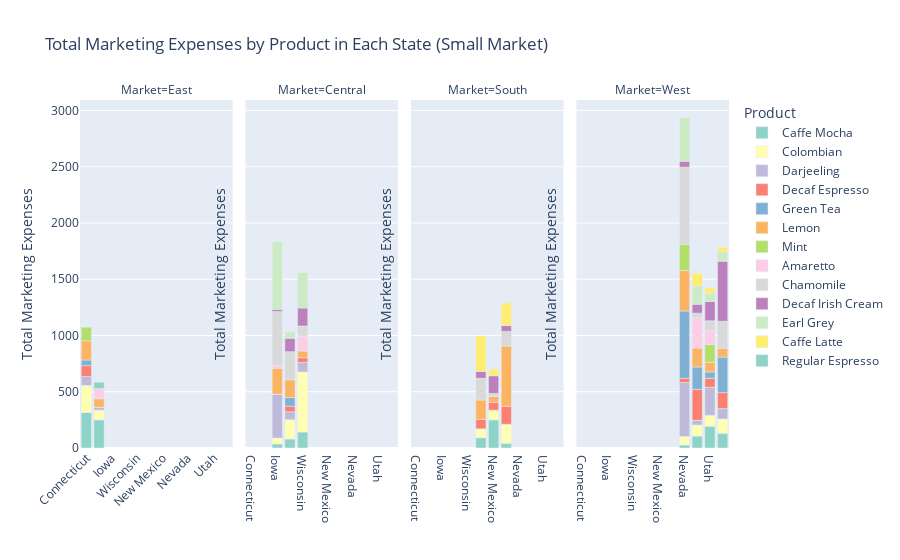

The code cell stored with this chart in its notebook:
### Code cell
# Marketing distribution in small market
small_market = data[data['Market_size'] == 'Small Market']
small_market_summary = small_market.groupby(['State', 'Product', 'Market']).Marketing.sum().reset_index()

fig = px.bar(small_market_summary, x='State', y='Marketing', color='Product', 
             title='Total Marketing Expenses by Product in Each State (Small Market)', 
             labels={'State': 'State', 'Marketing': 'Total Marketing Expenses'},
             color_discrete_sequence=px.colors.qualitative.Set3,
             facet_col='Market')

fig.update_xaxes(categoryorder='array')
fig.update_xaxes(title_text='')
fig.update_yaxes(title_text='Total Marketing Expenses')
fig.update_layout(legend_title_text='Product', xaxis_tickangle=-45)

fig.show()

### Figure 1 — Plotly figure (JSON) as saved in the notebook; plotly's stock layout.template omitted (floating-point values rounded to 4 significant figures)
{"data": [{"alignmentgroup": "True", "hovertemplate": "Product=Caffe Mocha<br>Market=East<br>State=%{x}<br>Total Marketing Expenses=%{y}<extra></extra>", "legendgroup": "Caffe Mocha", "marker": {"color": "rgb(141,211,199)", "pattern": {"shape": ""}}, "name": "Caffe Mocha", "offsetgroup": "Caffe Mocha", "orientation": "v", "showlegend": true, "textposition": "auto", "type": "bar", "x": ["Connecticut", "New Hampshire"], "xaxis": "x", "y": [316, 250], "yaxis": "y"}, {"alignmentgroup": "True", "hovertemplate": "Product=Caffe Mocha<br>Market=Central<br>State=%{x}<br>Total Marketing Expenses=%{y}<extra></extra>", "legendgroup": "Caffe Mocha", "marker": {"color": "rgb(141,211,199)", "pattern": {"shape": ""}}, "name": "Caffe Mocha", "offsetgroup": "Caffe Mocha", "orientation": "v", "showlegend": false, "textposition": "auto", "type": "bar", "x": ["Iowa", "Missouri", "Wisconsin"], "xaxis": "x2", "y": [36, 80, 142], "yaxis": "y2"}, {"alignmentgroup": "True", "hovertemplate": "Product=Caffe Mocha<br>Market=South<br>State=%{x}<br>Total Marketing Expenses=%{y}<extra></extra>", "legendgroup": "Caffe Mocha", "marker": {"color": "rgb(141,211,199)", "pattern": {"shape": ""}}, "name": "Caffe Mocha", "offsetgroup": "Caffe Mocha", "orientation": "v", "showlegend": false, "textposition": "auto", "type": "bar", "x": ["Louisiana", "New Mexico", "Oklahoma"], "xaxis": "x3", "y": [92, 250, 42], "yaxis": "y3"}, {"alignmentgroup": "True", "hovertemplate": "Product=Caffe Mocha<br>Market=West<br>State=%{x}<br>Total Marketing Expenses=%{y}<extra></extra>", "legendgroup": "Caffe Mocha", "marker": {"color": "rgb(141,211,199)", "pattern": {"shape": ""}}, "name": "Caffe Mocha", "offsetgroup": "Caffe Mocha", "orientation": "v", "showlegend": false, "textposition": "auto", "type": "bar", "x": ["Nevada", "Oregon", "Utah", "Washington"], "xaxis": "x4", "y": [26, 106, 194, 130], "yaxis": "y4"}, {"alignmentgroup": "True", "hovertemplate": "Product=Colombian<br>Market=East<br>State=%{x}<br>Total Marketing Expenses=%{y}<extra></extra>", "legendgroup": "Colombian", "marker": {"color": "rgb(255,255,179)", "pattern": {"shape": ""}}, "name": "Colombian", "offsetgroup": "Colombian", "orientation": "v", "showlegend": true, "textposition": "auto", "type": "bar", "x": ["Connecticut", "New Hampshire"], "xaxis": "x", "y": [240, 86], "yaxis": "y"}, {"alignmentgroup": "True", "hovertemplate": "Product=Colombian<br>Market=Central<br>State=%{x}<br>Total Marketing Expenses=%{y}<extra></extra>", "legendgroup": "Colombian", "marker": {"color": "rgb(255,255,179)", "pattern": {"shape": ""}}, "name": "Colombian", "offsetgroup": "Colombian", "orientation": "v", "showlegend": false, "textposition": "auto", "type": "bar", "x": ["Iowa", "Missouri", "Wisconsin"], "xaxis": "x2", "y": [52, 172, 534], "yaxis": "y2"}, {"alignmentgroup": "True", "hovertemplate": "Product=Colombian<br>Market=South<br>State=%{x}<br>Total Marketing Expenses=%{y}<extra></extra>", "legendgroup": "Colombian", "marker": {"color": "rgb(255,255,179)", "pattern": {"shape": ""}}, "name": "Colombian", "offsetgroup": "Colombian", "orientation": "v", "showlegend": false, "textposition": "auto", "type": "bar", "x": ["Louisiana", "New Mexico", "Oklahoma"], "xaxis": "x3", "y": [78, 86, 168], "yaxis": "y3"}, {"alignmentgroup": "True", "hovertemplate": "Product=Colombian<br>Market=West<br>State=%{x}<br>Total Marketing Expenses=%{y}<extra></extra>", "legendgroup": "Colombian", "marker": {"color": "rgb(255,255,179)", "pattern": {"shape": ""}}, "name": "Colombian", "offsetgroup": "Colombian", "orientation": "v", "showlegend": false, "textposition": "auto", "type": "bar", "x": ["Nevada", "Oregon", "Utah", "Washington"], "xaxis": "x4", "y": [76, 98, 96, 128], "yaxis": "y4"}, {"alignmentgroup": "True", "hovertemplate": "Product=Darjeeling<br>Market=East<br>State=%{x}<br>Total Marketing Expenses=%{y}<extra></extra>", "legendgroup": "Darjeeling", "marker": {"color": "rgb(190,186,218)", "pattern": {"shape": ""}}, "name": "Darjeeling", "offsetgroup": "Darjeeling", "orientation": "v", "showlegend": true, "textposition": "auto", "type": "bar", "x": ["Connecticut", "New Hampshire"], "xaxis": "x", "y": [80, 26], "yaxis": "y"}, {"alignmentgroup": "True", "hovertemplate": "Product=Darjeeling<br>Market=Central<br>State=%{x}<br>Total Marketing Expenses=%{y}<extra></extra>", "legendgroup": "Darjeeling", "marker": {"color": "rgb(190,186,218)", "pattern": {"shape": ""}}, "name": "Darjeeling", "offsetgroup": "Darjeeling", "orientation": "v", "showlegend": false, "textposition": "auto", "type": "bar", "x": ["Iowa", "Missouri", "Wisconsin"], "xaxis": "x2", "y": [390, 70, 84], "yaxis": "y2"}, {"alignmentgroup": "True", "hovertemplate": "Product=Darjeeling<br>Market=West<br>State=%{x}<br>Total Marketing Expenses=%{y}<extra></extra>", "legendgroup": "Darjeeling", "marker": {"color": "rgb(190,186,218)", "pattern": {"shape": ""}}, "name": "Darjeeling", "offsetgroup": "Darjeeling", "orientation": "v", "showlegend": false, "textposition": "auto", "type": "bar", "x": ["Nevada", "Oregon", "Utah", "Washington"], "xaxis": "x4", "y": [480, 42, 250, 92], "yaxis": "y4"}, {"alignmentgroup": "True", "hovertemplate": "Product=Decaf Espresso<br>Market=East<br>State=%{x}<br>Total Marketing Expenses=%{y}<extra></extra>", "legendgroup": "Decaf Espresso", "marker": {"color": "rgb(251,128,114)", "pattern": {"shape": ""}}, "name": "Decaf Espresso", "offsetgroup": "Decaf Espresso", "orientation": "v", "showlegend": true, "textposition": "auto", "type": "bar", "x": ["Connecticut"], "xaxis": "x", "y": [96], "yaxis": "y"}, {"alignmentgroup": "True", "hovertemplate": "Product=Decaf Espresso<br>Market=Central<br>State=%{x}<br>Total Marketing Expenses=%{y}<extra></extra>", "legendgroup": "Decaf Espresso", "marker": {"color": "rgb(251,128,114)", "pattern": {"shape": ""}}, "name": "Decaf Espresso", "offsetgroup": "Decaf Espresso", "orientation": "v", "showlegend": false, "textposition": "auto", "type": "bar", "x": ["Iowa", "Missouri", "Wisconsin"], "xaxis": "x2", "y": [0, 50, 42], "yaxis": "y2"}, {"alignmentgroup": "True", "hovertemplate": "Product=Decaf Espresso<br>Market=South<br>State=%{x}<br>Total Marketing Expenses=%{y}<extra></extra>", "legendgroup": "Decaf Espresso", "marker": {"color": "rgb(251,128,114)", "pattern": {"shape": ""}}, "name": "Decaf Espresso", "offsetgroup": "Decaf Espresso", "orientation": "v", "showlegend": false, "textposition": "auto", "type": "bar", "x": ["Louisiana", "New Mexico", "Oklahoma"], "xaxis": "x3", "y": [84, 70, 162], "yaxis": "y3"}, {"alignmentgroup": "True", "hovertemplate": "Product=Decaf Espresso<br>Market=West<br>State=%{x}<br>Total Marketing Expenses=%{y}<extra></extra>", "legendgroup": "Decaf Espresso", "marker": {"color": "rgb(251,128,114)", "pattern": {"shape": ""}}, "name": "Decaf Espresso", "offsetgroup": "Decaf Espresso", "orientation": "v", "showlegend": false, "textposition": "auto", "type": "bar", "x": ["Nevada", "Oregon", "Utah", "Washington"], "xaxis": "x4", "y": [36, 274, 80, 142], "yaxis": "y4"}, {"alignmentgroup": "True", "hovertemplate": "Product=Green Tea<br>Market=East<br>State=%{x}<br>Total Marketing Expenses=%{y}<extra></extra>", "legendgroup": "Green Tea", "marker": {"color": "rgb(128,177,211)", "pattern": {"shape": ""}}, "name": "Green Tea", "offsetgroup": "Green Tea", "orientation": "v", "showlegend": true, "textposition": "auto", "type": "bar", "x": ["Connecticut", "New Hampshire"], "xaxis": "x", "y": [50, 0], "yaxis": "y"}, {"alignmentgroup": "True", "hovertemplate": "Product=Green Tea<br>Market=Central<br>State=%{x}<br>Total Marketing Expenses=%{y}<extra></extra>", "legendgroup": "Green Tea", "marker": {"color": "rgb(128,177,211)", "pattern": {"shape": ""}}, "name": "Green Tea", "offsetgroup": "Green Tea", "orientation": "v", "showlegend": false, "textposition": "auto", "type": "bar", "x": ["Missouri"], "xaxis": "x2", "y": [76], "yaxis": "y2"}, {"alignmentgroup": "True", "hovertemplate": "Product=Green Tea<br>Market=West<br>State=%{x}<br>Total Marketing Expenses=%{y}<extra></extra>", "legendgroup": "Green Tea", "marker": {"color": "rgb(128,177,211)", "pattern": {"shape": ""}}, "name": "Green Tea", "offsetgroup": "Green Tea", "orientation": "v", "showlegend": false, "textposition": "auto", "type": "bar", "x": ["Nevada", "Oregon", "Utah", "Washington"], "xaxis": "x4", "y": [600, 200, 56, 316], "yaxis": "y4"}, {"alignmentgroup": "True", "hovertemplate": "Product=Lemon<br>Market=East<br>State=%{x}<br>Total Marketing Expenses=%{y}<extra></extra>", "legendgroup": "Lemon", "marker": {"color": "rgb(253,180,98)", "pattern": {"shape": ""}}, "name": "Lemon", "offsetgroup": "Lemon", "orientation": "v", "showlegend": true, "textposition": "auto", "type": "bar", "x": ["Connecticut", "New Hampshire"], "xaxis": "x", "y": [172, 76], "yaxis": "y"}, {"alignmentgroup": "True", "hovertemplate": "Product=Lemon<br>Market=Central<br>State=%{x}<br>Total Marketing Expenses=%{y}<extra></extra>", "legendgroup": "Lemon", "marker": {"color": "rgb(253,180,98)", "pattern": {"shape": ""}}, "name": "Lemon", "offsetgroup": "Lemon", "orientation": "v", "showlegend": false, "textposition": "auto", "type": "bar", "x": ["Iowa", "Missouri", "Wisconsin"], "xaxis": "x2", "y": [230, 158, 60], "yaxis": "y2"}, {"alignmentgroup": "True", "hovertemplate": "Product=Lemon<br>Market=South<br>State=%{x}<br>Total Marketing Expenses=%{y}<extra></extra>", "legendgroup": "Lemon", "marker": {"color": "rgb(253,180,98)", "pattern": {"shape": ""}}, "name": "Lemon", "offsetgroup": "Lemon", "orientation": "v", "showlegend": false, "textposition": "auto", "type": "bar", "x": ["Louisiana", "New Mexico", "Oklahoma"], "xaxis": "x3", "y": [172, 52, 534], "yaxis": "y3"}, {"alignmentgroup": "True", "hovertemplate": "Product=Lemon<br>Market=West<br>State=%{x}<br>Total Marketing Expenses=%{y}<extra></extra>", "legendgroup": "Lemon", "marker": {"color": "rgb(253,180,98)", "pattern": {"shape": ""}}, "name": "Lemon", "offsetgroup": "Lemon", "orientation": "v", "showlegend": false, "textposition": "auto", "type": "bar", "x": ["Nevada", "Oregon", "Utah", "Washington"], "xaxis": "x4", "y": [360, 168, 86, 78], "yaxis": "y4"}, {"alignmentgroup": "True", "hovertemplate": "Product=Mint<br>Market=East<br>State=%{x}<br>Total Marketing Expenses=%{y}<extra></extra>", "legendgroup": "Mint", "marker": {"color": "rgb(179,222,105)", "pattern": {"shape": ""}}, "name": "Mint", "offsetgroup": "Mint", "orientation": "v", "showlegend": true, "textposition": "auto", "type": "bar", "x": ["Connecticut"], "xaxis": "x", "y": [120], "yaxis": "y"}, {"alignmentgroup": "True", "hovertemplate": "Product=Mint<br>Market=West<br>State=%{x}<br>Total Marketing Expenses=%{y}<extra></extra>", "legendgroup": "Mint", "marker": {"color": "rgb(179,222,105)", "pattern": {"shape": ""}}, "name": "Mint", "offsetgroup": "Mint", "orientation": "v", "showlegend": false, "textposition": "auto", "type": "bar", "x": ["Nevada", "Utah"], "xaxis": "x4", "y": [230, 158], "yaxis": "y4"}, {"alignmentgroup": "True", "hovertemplate": "Product=Amaretto<br>Market=East<br>State=%{x}<br>Total Marketing Expenses=%{y}<extra></extra>", "legendgroup": "Amaretto", "marker": {"color": "rgb(252,205,229)", "pattern": {"shape": ""}}, "name": "Amaretto", "offsetgroup": "Amaretto", "orientation": "v", "showlegend": true, "textposition": "auto", "type": "bar", "x": ["New Hampshire"], "xaxis": "x", "y": [90], "yaxis": "y"}, {"alignmentgroup": "True", "hovertemplate": "Product=Amaretto<br>Market=Central<br>State=%{x}<br>Total Marketing Expenses=%{y}<extra></extra>", "legendgroup": "Amaretto", "marker": {"color": "rgb(252,205,229)", "pattern": {"shape": ""}}, "name": "Amaretto", "offsetgroup": "Amaretto", "orientation": "v", "showlegend": false, "textposition": "auto", "type": "bar", "x": ["Iowa", "Wisconsin"], "xaxis": "x2", "y": [26, 130], "yaxis": "y2"}, {"alignmentgroup": "True", "hovertemplate": "Product=Amaretto<br>Market=West<br>State=%{x}<br>Total Marketing Expenses=%{y}<extra></extra>", "legendgroup": "Amaretto", "marker": {"color": "rgb(252,205,229)", "pattern": {"shape": ""}}, "name": "Amaretto", "offsetgroup": "Amaretto", "orientation": "v", "showlegend": false, "textposition": "auto", "type": "bar", "x": ["Oregon", "Utah"], "xaxis": "x4", "y": [270, 120], "yaxis": "y4"}, {"alignmentgroup": "True", "hovertemplate": "Product=Chamomile<br>Market=Central<br>State=%{x}<br>Total Marketing Expenses=%{y}<extra></extra>", "legendgroup": "Chamomile", "marker": {"color": "rgb(217,217,217)", "pattern": {"shape": ""}}, "name": "Chamomile", "offsetgroup": "Chamomile", "orientation": "v", "showlegend": true, "textposition": "auto", "type": "bar", "x": ["Iowa", "Missouri", "Wisconsin"], "xaxis": "x2", "y": [480, 250, 92], "yaxis": "y2"}, {"alignmentgroup": "True", "hovertemplate": "Product=Chamomile<br>Market=South<br>State=%{x}<br>Total Marketing Expenses=%{y}<extra></extra>", "legendgroup": "Chamomile", "marker": {"color": "rgb(217,217,217)", "pattern": {"shape": ""}}, "name": "Chamomile", "offsetgroup": "Chamomile", "orientation": "v", "showlegend": false, "textposition": "auto", "type": "bar", "x": ["Louisiana", "New Mexico", "Oklahoma"], "xaxis": "x3", "y": [194, 26, 130], "yaxis": "y3"}, {"alignmentgroup": "True", "hovertemplate": "Product=Chamomile<br>Market=West<br>State=%{x}<br>Total Marketing Expenses=%{y}<extra></extra>", "legendgroup": "Chamomile", "marker": {"color": "rgb(217,217,217)", "pattern": {"shape": ""}}, "name": "Chamomile", "offsetgroup": "Chamomile", "orientation": "v", "showlegend": false, "textposition": "auto", "type": "bar", "x": ["Nevada", "Oregon", "Utah", "Washington"], "xaxis": "x4", "y": [688, 40, 90, 240], "yaxis": "y4"}, {"alignmentgroup": "True", "hovertemplate": "Product=Decaf Irish Cream<br>Market=Central<br>State=%{x}<br>Total Marketing Expenses=%{y}<extra></extra>", "legendgroup": "Decaf Irish Cream", "marker": {"color": "rgb(188,128,189)", "pattern": {"shape": ""}}, "name": "Decaf Irish Cream", "offsetgroup": "Decaf Irish Cream", "orientation": "v", "showlegend": true, "textposition": "auto", "type": "bar", "x": ["Iowa", "Missouri", "Wisconsin"], "xaxis": "x2", "y": [18, 120, 160], "yaxis": "y2"}, {"alignmentgroup": "True", "hovertemplate": "Product=Decaf Irish Cream<br>Market=South<br>State=%{x}<br>Total Marketing Expenses=%{y}<extra></extra>", "legendgroup": "Decaf Irish Cream", "marker": {"color": "rgb(188,128,189)", "pattern": {"shape": ""}}, "name": "Decaf Irish Cream", "offsetgroup": "Decaf Irish Cream", "orientation": "v", "showlegend": false, "textposition": "auto", "type": "bar", "x": ["Louisiana", "New Mexico", "Oklahoma"], "xaxis": "x3", "y": [60, 158, 52], "yaxis": "y3"}, {"alignmentgroup": "True", "hovertemplate": "Product=Decaf Irish Cream<br>Market=West<br>State=%{x}<br>Total Marketing Expenses=%{y}<extra></extra>", "legendgroup": "Decaf Irish Cream", "marker": {"color": "rgb(188,128,189)", "pattern": {"shape": ""}}, "name": "Decaf Irish Cream", "offsetgroup": "Decaf Irish Cream", "orientation": "v", "showlegend": false, "textposition": "auto", "type": "bar", "x": ["Nevada", "Oregon", "Utah", "Washington"], "xaxis": "x4", "y": [52, 80, 172, 534], "yaxis": "y4"}, {"alignmentgroup": "True", "hovertemplate": "Product=Earl Grey<br>Market=Central<br>State=%{x}<br>Total Marketing Expenses=%{y}<extra></extra>", "legendgroup": "Earl Grey", "marker": {"color": "rgb(204,235,197)", "pattern": {"shape": ""}}, "name": "Earl Grey", "offsetgroup": "Earl Grey", "orientation": "v", "showlegend": true, "textposition": "auto", "type": "bar", "x": ["Iowa", "Missouri", "Wisconsin"], "xaxis": "x2", "y": [600, 56, 316], "yaxis": "y2"}, {"alignmentgroup": "True", "hovertemplate": "Product=Earl Grey<br>Market=West<br>State=%{x}<br>Total Marketing Expenses=%{y}<extra></extra>", "legendgroup": "Earl Grey", "marker": {"color": "rgb(204,235,197)", "pattern": {"shape": ""}}, "name": "Earl Grey", "offsetgroup": "Earl Grey", "orientation": "v", "showlegend": false, "textposition": "auto", "type": "bar", "x": ["Nevada", "Oregon", "Utah", "Washington"], "xaxis": "x4", "y": [390, 162, 70, 84], "yaxis": "y4"}, {"alignmentgroup": "True", "hovertemplate": "Product=Caffe Latte<br>Market=South<br>State=%{x}<br>Total Marketing Expenses=%{y}<extra></extra>", "legendgroup": "Caffe Latte", "marker": {"color": "rgb(255,237,111)", "pattern": {"shape": ""}}, "name": "Caffe Latte", "offsetgroup": "Caffe Latte", "orientation": "v", "showlegend": true, "textposition": "auto", "type": "bar", "x": ["Louisiana", "New Mexico", "Oklahoma"], "xaxis": "x3", "y": [316, 56, 200], "yaxis": "y3"}, {"alignmentgroup": "True", "hovertemplate": "Product=Caffe Latte<br>Market=West<br>State=%{x}<br>Total Marketing Expenses=%{y}<extra></extra>", "legendgroup": "Caffe Latte", "marker": {"color": "rgb(255,237,111)", "pattern": {"shape": ""}}, "name": "Caffe Latte", "offsetgroup": "Caffe Latte", "orientation": "v", "showlegend": false, "textposition": "auto", "type": "bar", "x": ["Nevada", "Oregon", "Utah", "Washington"], "xaxis": "x4", "y": [0, 114, 50, 42], "yaxis": "y4"}, {"alignmentgroup": "True", "hovertemplate": "Product=Regular Espresso<br>Market=East<br>State=%{x}<br>Total Marketing Expenses=%{y}<extra></extra>", "legendgroup": "Regular Espresso", "marker": {"color": "rgb(141,211,199)", "pattern": {"shape": ""}}, "name": "Regular Espresso", "offsetgroup": "Regular Espresso", "orientation": "v", "showlegend": true, "textposition": "auto", "type": "bar", "x": ["New Hampshire"], "xaxis": "x", "y": [56], "yaxis": "y"}], "layout": {"annotations": [{"font": {}, "showarrow": false, "text": "Market=East", "x": 0.1175, "xanchor": "center", "xref": "paper", "y": 1, "yanchor": "bottom", "yref": "paper"}, {"font": {}, "showarrow": false, "text": "Market=Central", "x": 0.3725, "xanchor": "center", "xref": "paper", "y": 1, "yanchor": "bottom", "yref": "paper"}, {"font": {}, "showarrow": false, "text": "Market=South", "x": 0.6275, "xanchor": "center", "xref": "paper", "y": 1, "yanchor": "bottom", "yref": "paper"}, {"font": {}, "showarrow": false, "text": "Market=West", "x": 0.8825, "xanchor": "center", "xref": "paper", "y": 1, "yanchor": "bottom", "yref": "paper"}], "barmode": "relative", "legend": {"title": {"text": "Product"}, "tracegroupgap": 0}, "title": {"text": "Total Marketing Expenses by Product in Each State (Small Market)"}, "xaxis": {"anchor": "y", "categoryorder": "array", "domain": [0, 0.235], "tickangle": -45, "title": {"text": ""}}, "xaxis2": {"anchor": "y2", "categoryorder": "array", "domain": [0.255, 0.49], "matches": "x", "title": {"text": ""}}, "xaxis3": {"anchor": "y3", "categoryorder": "array", "domain": [0.51, 0.745], "matches": "x", "title": {"text": ""}}, "xaxis4": {"anchor": "y4", "categoryorder": "array", "domain": [0.765, 1.0], "matches": "x", "title": {"text": ""}}, "yaxis": {"anchor": "x", "domain": [0, 1], "title": {"text": "Total Marketing Expenses"}}, "yaxis2": {"anchor": "x2", "domain": [0, 1], "matches": "y", "showticklabels": false, "title": {"text": "Total Marketing Expenses"}}, "yaxis3": {"anchor": "x3", "domain": [0, 1], "matches": "y", "showticklabels": false, "title": {"text": "Total Marketing Expenses"}}, "yaxis4": {"anchor": "x4", "domain": [0, 1], "matches": "y", "showticklabels": false, "title": {"text": "Total Marketing Expenses"}}}}
